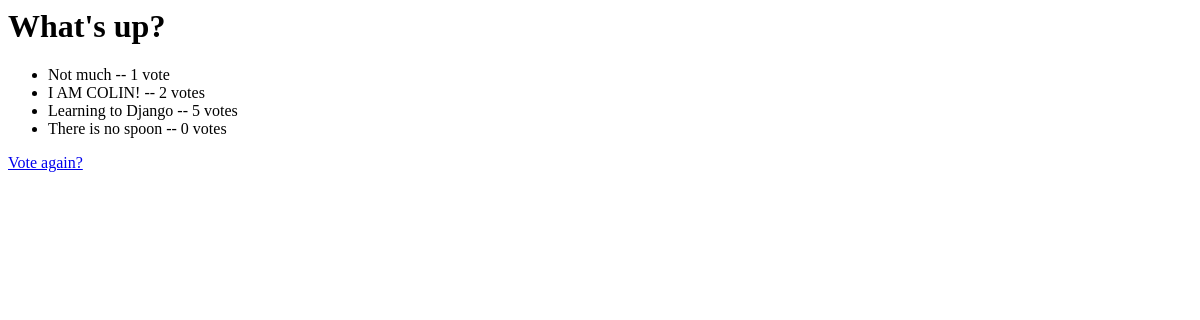
/polls/1/results/, run on an earlier commit of the app's database.
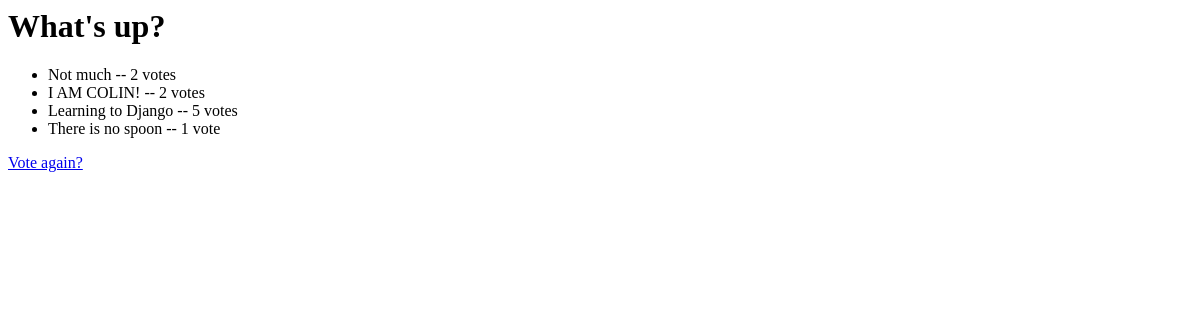
And on a later commit of the database.
### polls/models.py (models this page shows, shortened)
class Question(models.Model):
    question_text = models.CharField(max_length=200)
    pub_date = models.DateTimeField('date published')
    def was_published_recently(self):
        now = timezone.now()
        return now - datetime.timedelta(days=1) <= self.pub_date <= now
    was_published_recently.admin_order_field = 'pub_date'
    was_published_recently.boolean = True
    was_published_recently.short_description = 'Published Recently?'

class Choice(models.Model):
    question = models.ForeignKey(Question)
    choice_text = models.CharField(max_length=200)
    votes = models.IntegerField(default=0)

### polls/views.py (the view)
# urls.py: url(r'^(?P<pk>\d+)/results/$', views.ResultsView.as_view(), name='results'),
class ResultsView(generic.DetailView):
    model = Question
    template_name = 'polls/results.html'

### templates/polls/results.html
<h1>{{ question.question_text }}</h1>
<ul>
    {% for choice in question.choice_set.all %}
        <li>{{ choice.choice_text }} -- {{ choice.votes }} vote{{ choice.votes|pluralize }}</li>
    {% endfor %}
</ul>
<a href="{% url 'polls:detail' question.id %}">Vote again?</a>

What changed in the data, as far as the page shows it:
changed Choice "Not much": votes "1" → "2"
changed Choice "There is no spoon": votes "0" → "1"
